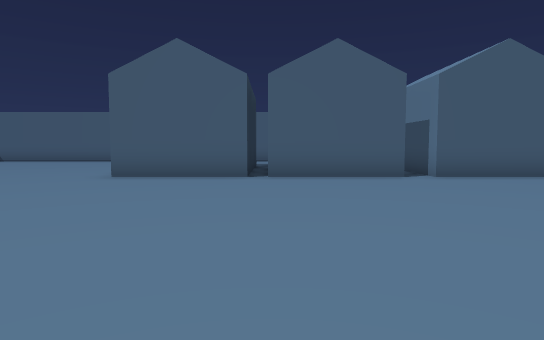
[1] (above)

20 first-person views from a walk through a scene from a Unity 3-D project. The camera is 1.5 m above the floor, tilts 4° down and sees 75° across. Doors are open. The floor is counted in squares, 2 m on a side. Each view is taken from the middle of a square. On the plan, view 1 faces up. The plan holds only what a view shows up to about 11 squares ahead; the rest is blank. The player character is not drawn. Some surface patterns are stand-ins.

[2]
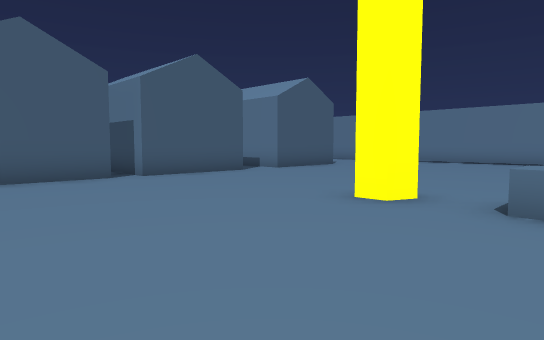

[3]
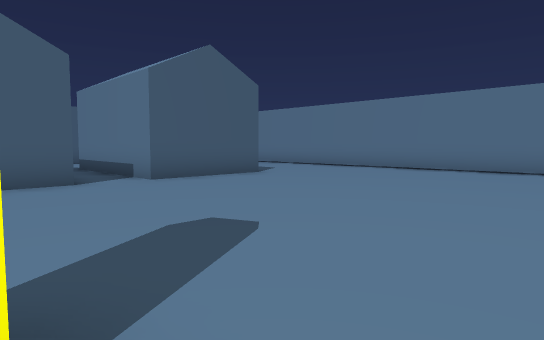

[4]
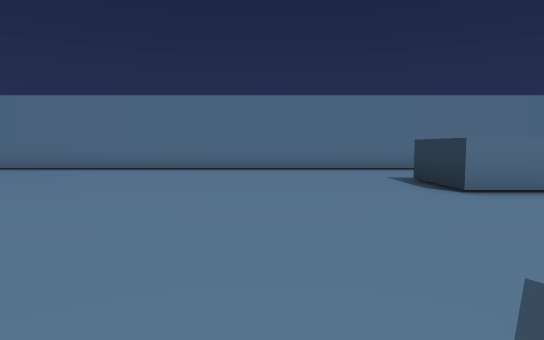

[5]
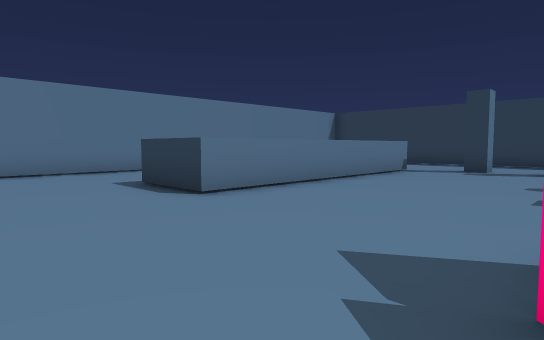

[6]
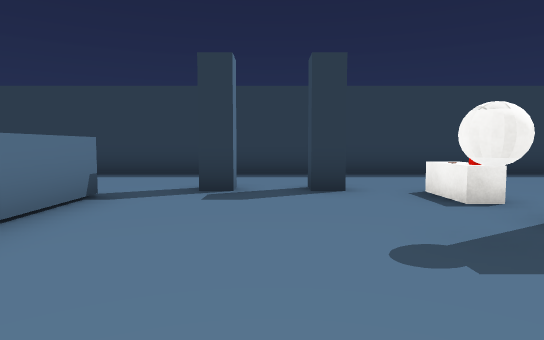

[7]
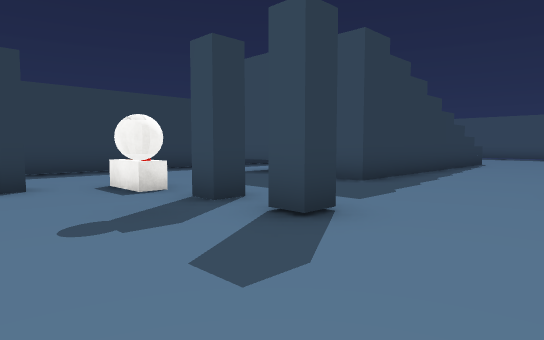

[8]
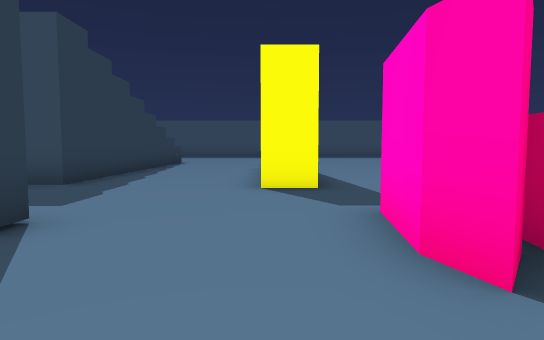

[9]
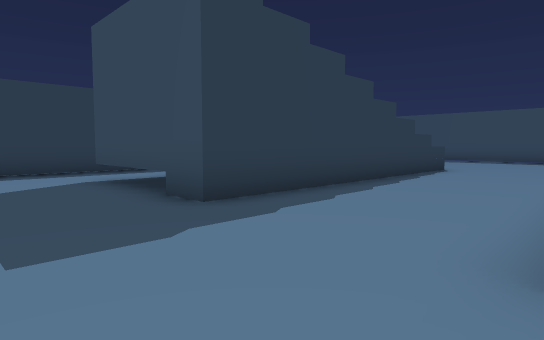

[10]
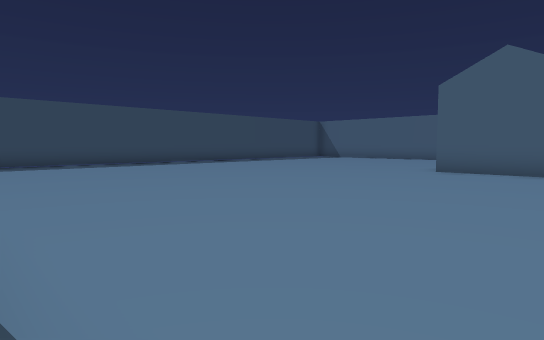

[11]
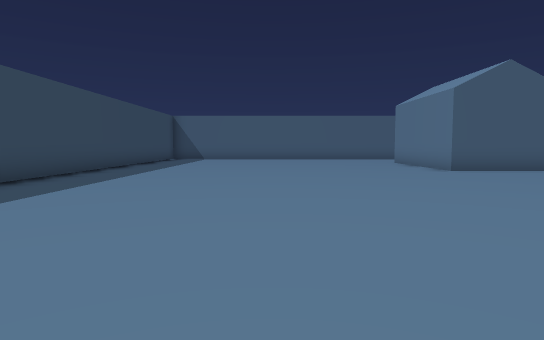

[12]
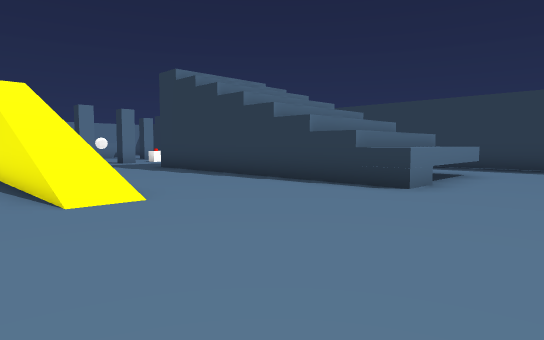

[13]
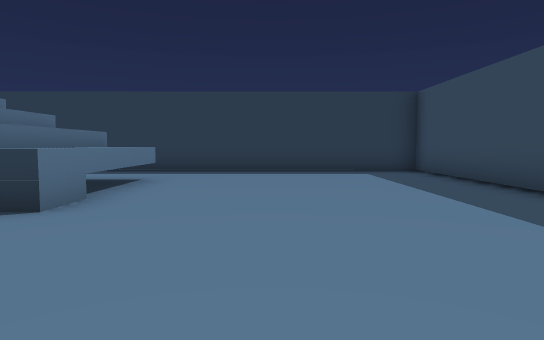

[14]
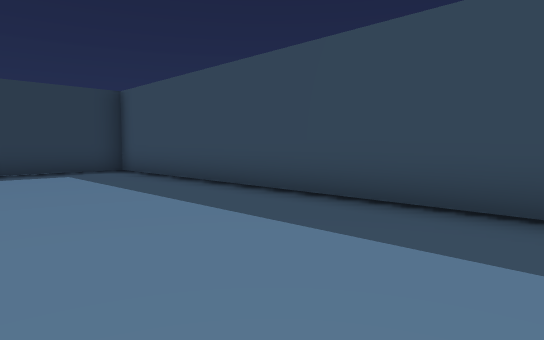

[15]
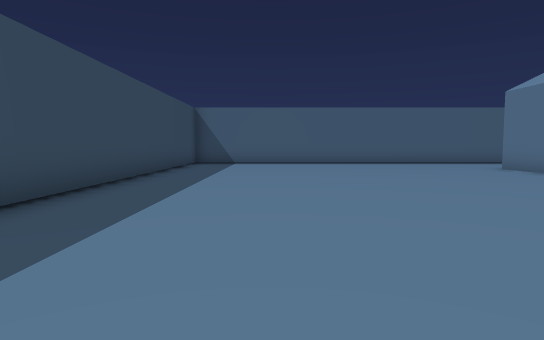

[16]
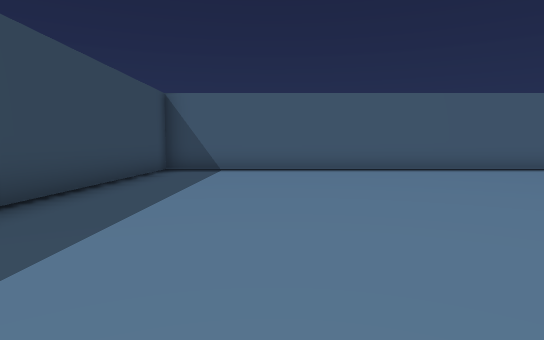

[17]
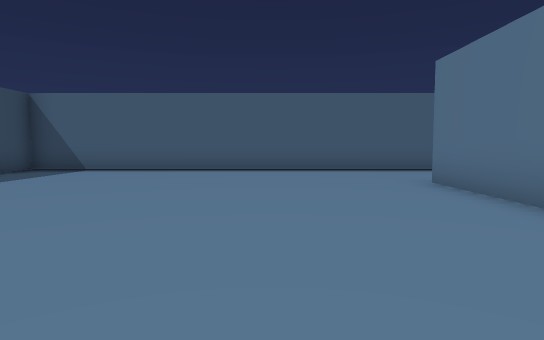

[18]
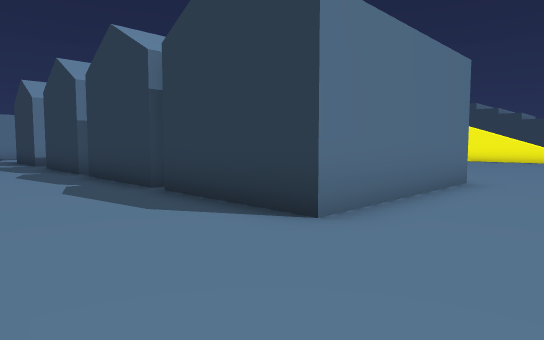

[19]
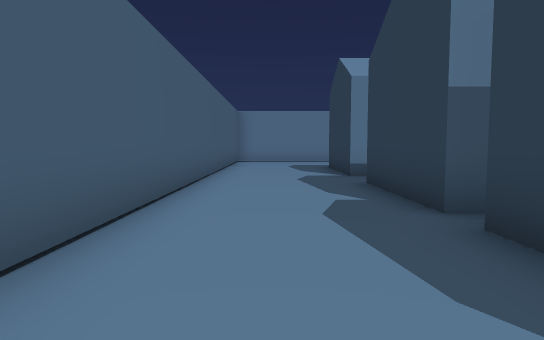

[20]
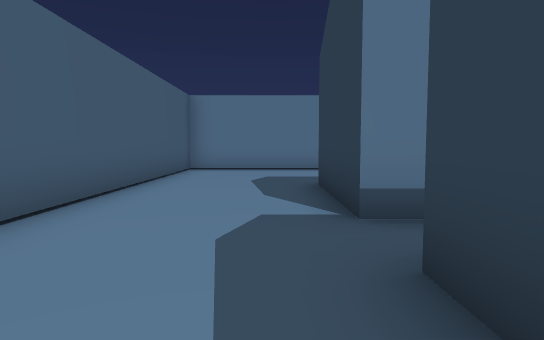

### Floor plan
Key: @ floor where view 1 was taken; # wall or solid block; . floor; / step, stairs or slope; D open door; ^ raised ledge; H house; B ball; L block; O other object.
Columns run from 15 left of view 1 to 16 right of it. Each row starts with its distance up from view 1.
 17 ##############   ###############
 16 #.............  ...............#
 15 #..............................#
 14 #..............................#
 13 #...........HHHHHHHHHHH.HHH....#
 12 #...........H   H   H  .HH
 11 #...........H H     H  .H
 10 #...........H H    HH  .HH
  9 #...........HHHHHHHHHHH.HHH   .#
  8 #..............................#
  7 #..............................#
  6 #..............................#
  5 #..............................#
  4  ..............................#
  3   .............................#
  2    .................O..........#
  1    ............................#
  0    ............@....O..........#
 -1      ..............OOO.........#
 -2      .....////////..O.....^^...#
 -3  .........////////........^  ..#
 -4 #.........................^    #
 -5 #.........................^
 -6 #.........................^
 -7 #.......^########...#B....^
 -8 #.......^#      #...O.....^
 -9 #.......^#      #...L.....^
-10 #.......^#      #.....#D#..
-11 #.......^#      #..........
-12 #..........   ..............
-13 #..........   ..............
-14 ###########     #############

Where each view was taken, in squares from view 1:
view 1: 0 up, 0 right, facing up
view 2: 0 up, 0 right, facing up-right
view 3: 1 up, 5 right, facing up-right
view 4: 1 up, 5 right, facing right
view 5: 1 up, 6 right, facing down-right
view 6: 4 down, 8 right, facing down
view 7: 3 down, 8 right, facing down-left
view 8: 3 down, 8 right, facing left
view 9: 3 down, 4 right, facing down-left
view 10: 2 down, 0 right, facing up-left
view 11: 2 down, 9 left, facing up
view 12: 1 down, 10 left, facing down-right
view 13: 3 down, 10 left, facing down
view 14: 3 down, 10 left, facing down-left
view 15: 2 up, 11 left, facing up
view 16: 6 up, 11 left, facing up
view 17: 6 up, 7 left, facing up
view 18: 16 up, 6 left, facing down-right
view 19: 15 up, 0 right, facing right
view 20: 14 up, 5 right, facing right
